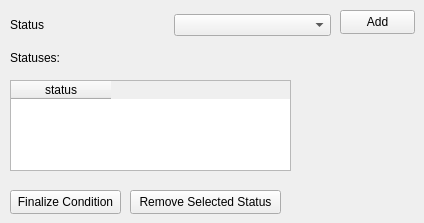
        <widget class="QWidget" name="tab_20">
         <attribute name="title">
          <string>ExitStatus</string>
         </attribute>
         <widget class="QWidget" name="gridLayoutWidget_21">
          <property name="geometry">
           <rect>
            <x>10</x>
            <y>10</y>
            <width>321</width>
            <height>31</height>
           </rect>
          </property>
          <layout class="QGridLayout" name="gridLayout_7">
           <item row="0" column="0">
            <widget class="QLabel" name="label_39">
             <property name="text">
              <string>Status</string>
             </property>
            </widget>
           </item>
           <item row="0" column="1">
            <widget class="QComboBox" name="box_status_cces"/>
           </item>
          </layout>
         </widget>
         <widget class="QPushButton" name="pb_cces_add">
          <property name="geometry">
           <rect>
            <x>340</x>
            <y>10</y>
            <width>75</width>
            <height>24</height>
           </rect>
          </property>
          <property name="text">
           <string>Add</string>
          </property>
         </widget>
         <widget class="QLabel" name="label_8">
          <property name="geometry">
           <rect>
            <x>10</x>
            <y>50</y>
            <width>49</width>
            <height>16</height>
           </rect>
          </property>
          <property name="text">
           <string>Statuses:</string>
          </property>
         </widget>
         <widget class="QPushButton" name="pb_finalize_cces">
          <property name="geometry">
           <rect>
            <x>10</x>
            <y>190</y>
            <width>111</width>
            <height>24</height>
           </rect>
          </property>
          <property name="text">
           <string>Finalize Condition</string>
          </property>
         </widget>
         <widget class="QPushButton" name="pb_status_rem_cces">
          <property name="geometry">
           <rect>
            <x>130</x>
            <y>190</y>
            <width>151</width>
            <height>24</height>
           </rect>
          </property>
          <property name="text">
           <string>Remove Selected Status</string>
          </property>
         </widget>
         <widget class="QTableWidget" name="tb_cces">
          <property name="geometry">
           <rect>
            <x>10</x>
            <y>80</y>
            <width>281</width>
            <height>91</height>
           </rect>
          </property>
          <property name="selectionBehavior">
           <enum>QAbstractItemView::SelectRows</enum>
          </property>
          <column>
           <property name="text">
            <string>status</string>
           </property>
          </column>
         </widget>
        </widget>
